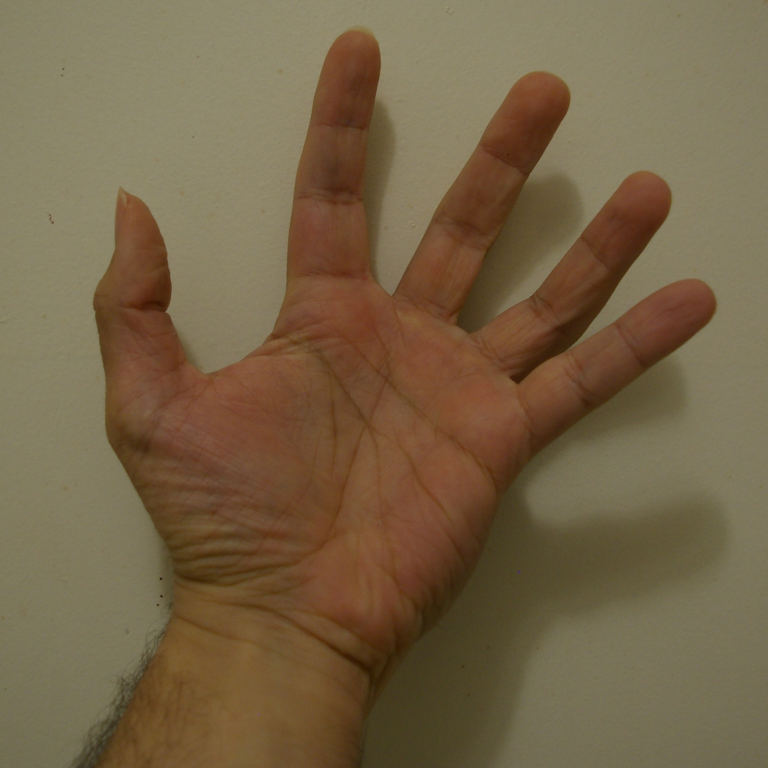
%> input picture blending1/img1.png, 1536 x 1536 px (shown at 1/2 size)
$ octave --eval "recompo1;"   (GNU Octave 9; MATLAB toolbox functions it lacks are replaced by stand-ins)
%> lines starting %> are read from the running program, lines starting %| are printed output that depends on the picture
### blending1/double1.m

%=======================================
% [img1] = double1(img0)
%---------------------------------------
% Double la taille d'une image RVB
%---------------------------------------
% Laman - 14/12/2021 - 19h30
%=======================================

function [img1] = double1(img0)

img1 = [img0,img0;img0,img0];
img1(:,:,1) = kron(img0(:,:,1),ones(2));
img1(:,:,2) = kron(img0(:,:,2),ones(2));
img1(:,:,3) = kron(img0(:,:,3),ones(2));
img1 = imfilter(img1,[1,2,1]/4,'replicate');
img1 = imfilter(img1,[1;2;1]/4,'replicate');

endfunction

### blending1/recompo1.m

%=======================================
% [] = recompo1()
%---------------------------------------
% Recomposition des images de main,
% oeil et masque en pyramides dans
% le dossier "recompo1" (animation)
%---------------------------------------
% Laman - 14/12/2021 - 18h15
%=======================================

function [] = recompo1()

dimg1 = double(imread('decompo1/img1.png'));
dimg2 = double(imread('decompo1/img2.png'));
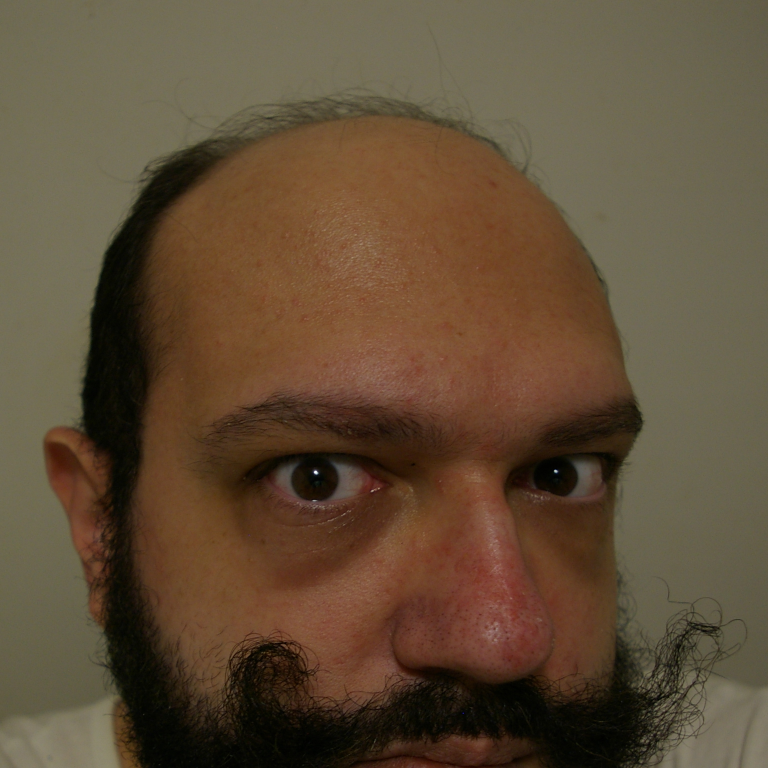
%> input picture blending1/img2.png, 1536 x 1536 px (shown at 1/2 size)
dimg3 = double(imread('decompo1/img3.png'));
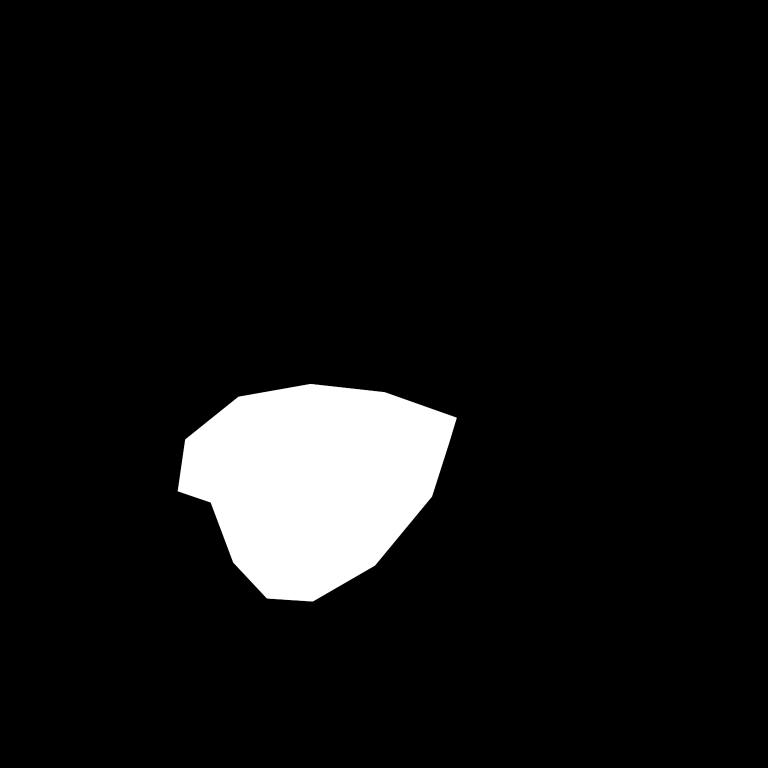
%> input picture blending1/img3.png, 1536 x 1536 px (shown at 1/2 size)
%> dimg3: size 1536x1536x3 double; min 0, max 255, mean 18; mean of the top-left, top-right, bottom-left and bottom-right quarters 0, 0, 59.6, 12.3
[h0,w0,~] = size(dimg1);
%> h0 = 1536; w0 = 1536
h0 = 2*h0/3;
%> h0 = 1024

if ~exist('recompo1','dir')
	mkdir('recompo1');
endif

% 1
i1 = dimg1((h0+1):(257*h0/256),(1+127*w0/128):(255*w0/256),:);
i2 = dimg2((h0+1):(257*h0/256),(1+127*w0/128):(255*w0/256),:);
m = dimg3((h0+1):(257*h0/256),(1+127*w0/128):(255*w0/256),:)/255;
i3a = (1-m).*i1 + m.*i2;
% 2
i1 = double1(i1);
i2 = double1(i2);
i3a = double1(i3a);
d1 = dimg1((h0+1):(129*h0/128),(1+63*w0/64):(127*w0/128),:)-128;
d2 = dimg2((h0+1):(129*h0/128),(1+63*w0/64):(127*w0/128),:)-128;
m = dimg3((h0+1):(129*h0/128),(1+63*w0/64):(127*w0/128),:)/255;
i1 = i1 + d1;
i2 = i2 + d2;
i3b = (1-m).*i1 + m.*i2;
i3a = i3a + (1-m).*d1 + m.*d2;
% 3
i1 = double1(i1);
i2 = double1(i2);
i3a = double1(i3a);
i3b = double1(i3b);
d1 = dimg1((h0+1):(65*h0/64),(1+31*w0/32):(63*w0/64),:)-128;
d2 = dimg2((h0+1):(65*h0/64),(1+31*w0/32):(63*w0/64),:)-128;
m = dimg3((h0+1):(65*h0/64),(1+31*w0/32):(63*w0/64),:)/255;
i1 = i1 + d1;
i2 = i2 + d2;
i3c = (1-m).*i1 + m.*i2;
i3b = i3b + (1-m).*d1 + m.*d2;
i3a = i3a + (1-m).*d1 + m.*d2;
% 4
i1 = double1(i1);
i2 = double1(i2);
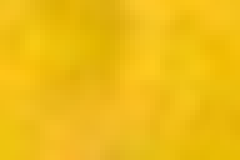
%> i2: size 32x48x3 double (shown 5 times larger); mean R, G, B 48.2, 29.2, -35.1; mean of the top-left, top-right, bottom-left and bottom-right quarters 12.12, 15.42, 15.12, 13.63; drawn with min black and max white
i3a = double1(i3a);
i3b = double1(i3b);
i3c = double1(i3c);
d1 = dimg1((h0+1):(33*h0/32),(1+15*w0/16):(31*w0/32),:)-128;
d2 = dimg2((h0+1):(33*h0/32),(1+15*w0/16):(31*w0/32),:)-128;
m = dimg3((h0+1):(33*h0/32),(1+15*w0/16):(31*w0/32),:)/255;
i1 = i1 + d1;
i2 = i2 + d2;
i3d = (1-m).*i1 + m.*i2;
i3c = i3c + (1-m).*d1 + m.*d2;
i3b = i3b + (1-m).*d1 + m.*d2;
i3a = i3a + (1-m).*d1 + m.*d2;
% 5
i1 = double1(i1);
i2 = double1(i2);
i3a = double1(i3a);
i3b = double1(i3b);
i3c = double1(i3c);
i3d = double1(i3d);
d1 = dimg1((h0+1):(17*h0/16),(1+7*w0/8):(15*w0/16),:)-128;
d2 = dimg2((h0+1):(17*h0/16),(1+7*w0/8):(15*w0/16),:)-128;
m = dimg3((h0+1):(17*h0/16),(1+7*w0/8):(15*w0/16),:)/255;
i1 = i1 + d1;
i2 = i2 + d2;
i3e = (1-m).*i1 + m.*i2;
i3d = i3d + (1-m).*d1 + m.*d2;
i3c = i3c + (1-m).*d1 + m.*d2;
i3b = i3b + (1-m).*d1 + m.*d2;
i3a = i3a + (1-m).*d1 + m.*d2;
% 6
i1 = double1(i1);
i2 = double1(i2);
i3a = double1(i3a);
i3b = double1(i3b);
i3c = double1(i3c);
i3d = double1(i3d);
i3e = double1(i3e);
d1 = dimg1((h0+1):(9*h0/8),(1+3*w0/4):(7*w0/8),:)-128;
d2 = dimg2((h0+1):(9*h0/8),(1+3*w0/4):(7*w0/8),:)-128;
m = dimg3((h0+1):(9*h0/8),(1+3*w0/4):(7*w0/8),:)/255;
i1 = i1 + d1;
i2 = i2 + d2;
i3f = (1-m).*i1 + m.*i2;
i3e = i3e + (1-m).*d1 + m.*d2;
i3d = i3d + (1-m).*d1 + m.*d2;
i3c = i3c + (1-m).*d1 + m.*d2;
i3b = i3b + (1-m).*d1 + m.*d2;
i3a = i3a + (1-m).*d1 + m.*d2;
% 7
i1 = double1(i1);
i2 = double1(i2);
i3a = double1(i3a);
i3b = double1(i3b);
i3c = double1(i3c);
i3d = double1(i3d);
i3e = double1(i3e);
i3f = double1(i3f);
d1 = dimg1((h0+1):(5*h0/4),(1+w0/2):(3*w0/4),:)-128;
d2 = dimg2((h0+1):(5*h0/4),(1+w0/2):(3*w0/4),:)-128;
m = dimg3((h0+1):(5*h0/4),(1+w0/2):(3*w0/4),:)/255;
i1 = i1 + d1;
i2 = i2 + d2;
i3g = (1-m).*i1 + m.*i2;
i3f = i3f + (1-m).*d1 + m.*d2;
i3e = i3e + (1-m).*d1 + m.*d2;
i3d = i3d + (1-m).*d1 + m.*d2;
i3c = i3c + (1-m).*d1 + m.*d2;
i3b = i3b + (1-m).*d1 + m.*d2;
i3a = i3a + (1-m).*d1 + m.*d2;
% 8
i1 = double1(i1);
i2 = double1(i2);
i3a = double1(i3a);
i3b = double1(i3b);
i3c = double1(i3c);
i3d = double1(i3d);
i3e = double1(i3e);
i3f = double1(i3f);
i3g = double1(i3g);
d1 = dimg1((h0+1):end,1:w0/2,:)-128;
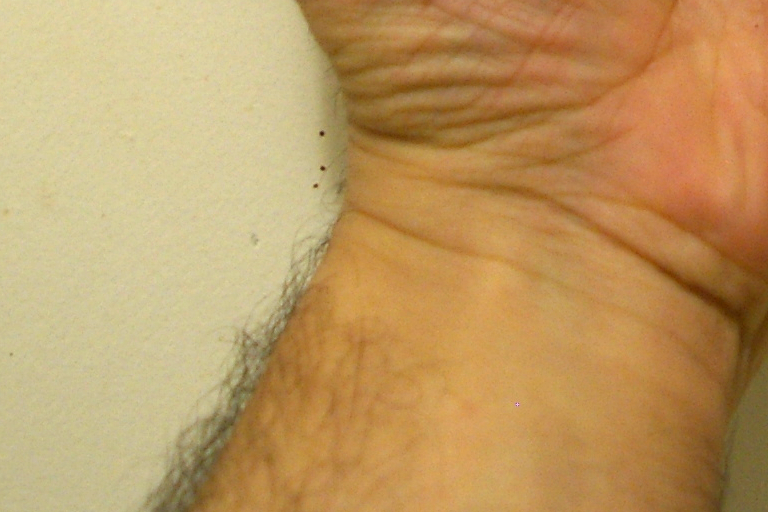
%> d1: size 512x768x3 double; mean R, G, B -17.13, -38.53, -70.44; drawn with min black and max white
d2 = dimg2((h0+1):end,1:w0/2,:)-128;
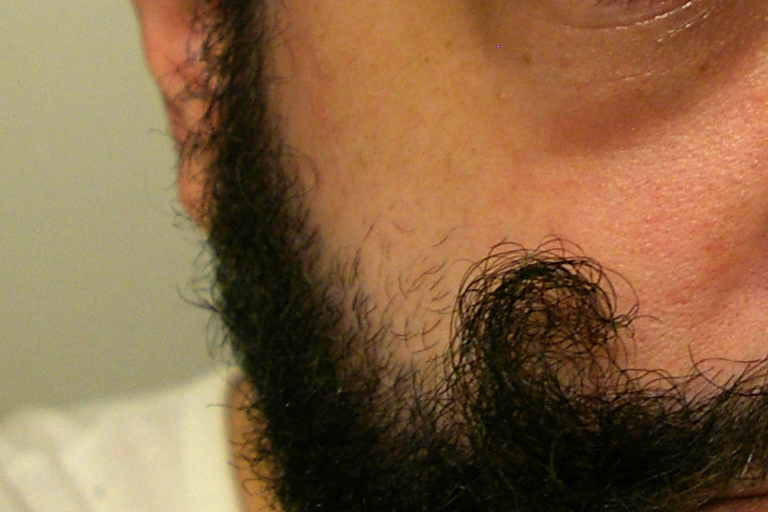
%> d2: size 512x768x3 double; mean R, G, B -47.2, -67, -87; drawn with min black and max white
m = dimg3((h0+1):end,1:w0/2,:)/255;
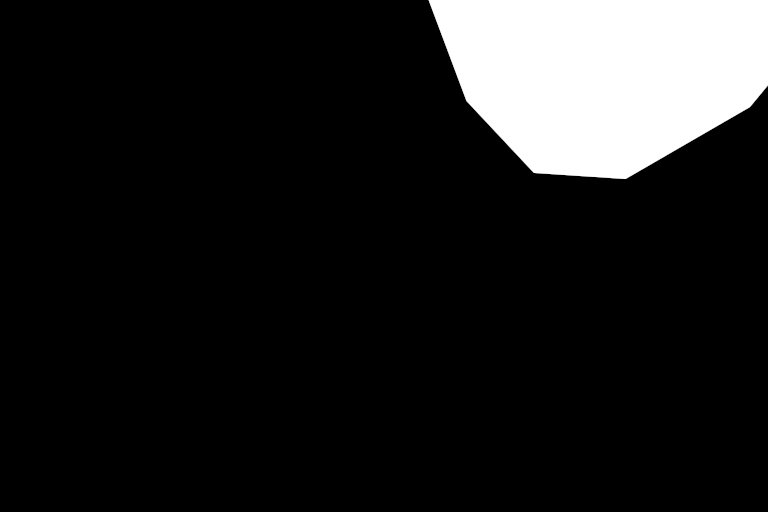
%> m: size 512x768x3 double; min 0, max 1, mean 0.119
i1 = i1 + d1;
i2 = i2 + d2;
i3h = (1-m).*i1 + m.*i2;
i3g = i3g + (1-m).*d1 + m.*d2;
i3f = i3f + (1-m).*d1 + m.*d2;
i3e = i3e + (1-m).*d1 + m.*d2;
i3d = i3d + (1-m).*d1 + m.*d2;
i3c = i3c + (1-m).*d1 + m.*d2;
i3b = i3b + (1-m).*d1 + m.*d2;
i3a = i3a + (1-m).*d1 + m.*d2;
% 9
i1 = double1(i1);
i2 = double1(i2);
i3a = double1(i3a);
i3b = double1(i3b);
i3c = double1(i3c);
i3d = double1(i3d);
i3e = double1(i3e);
i3f = double1(i3f);
i3g = double1(i3g);
i3h = double1(i3h);
d1 = dimg1(1:h0,1:w0,:)-128;
d2 = dimg2(1:h0,1:w0,:)-128;
m = dimg3(1:h0,1:w0,:)/255;
i1 = i1 + d1;
i2 = i2 + d2;
i3i = (1-m).*i1 + m.*i2;
i3h = i3h + (1-m).*d1 + m.*d2;
i3g = i3g + (1-m).*d1 + m.*d2;
i3f = i3f + (1-m).*d1 + m.*d2;
i3e = i3e + (1-m).*d1 + m.*d2;
i3d = i3d + (1-m).*d1 + m.*d2;
i3c = i3c + (1-m).*d1 + m.*d2;
i3b = i3b + (1-m).*d1 + m.*d2;
i3a = i3a + (1-m).*d1 + m.*d2;

imwrite(uint8(i3i),'recompo1/img01.png');
imwrite(uint8(i3h),'recompo1/img02.png');
imwrite(uint8(i3g),'recompo1/img03.png');
imwrite(uint8(i3f),'recompo1/img04.png');
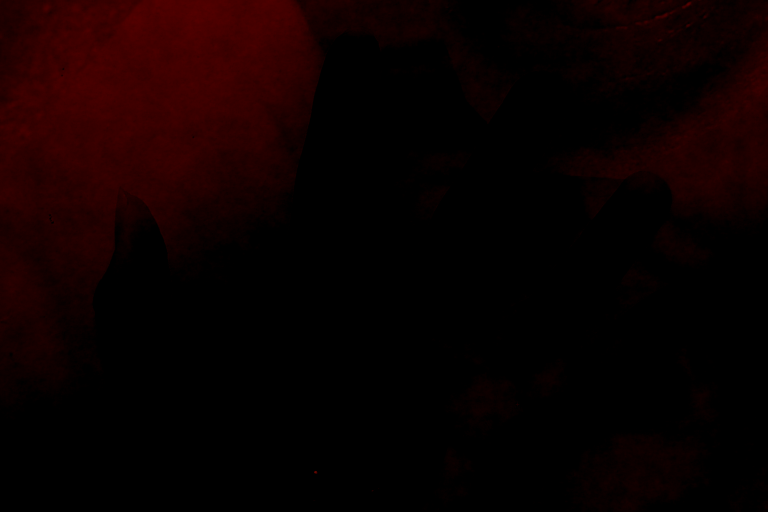
%> saved as img04.png: size 1024x1536x3 uint8 (shown at 1/2 size); mean R, G, B 12.1, 0, 0
imwrite(uint8(i3e),'recompo1/img05.png');
imwrite(uint8(i3d),'recompo1/img06.png');
imwrite(uint8(i3c),'recompo1/img07.png');
imwrite(uint8(i3b),'recompo1/img08.png');
imwrite(uint8(i3a),'recompo1/img09.png');

endfunction
